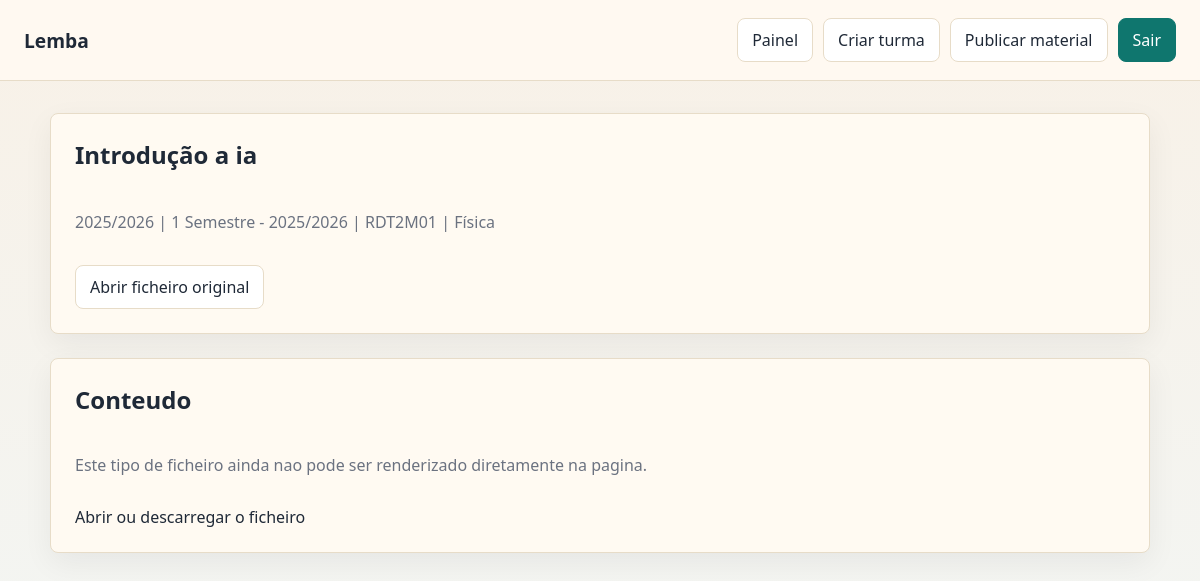
The page /lemba_app/material/2/ (signed in) on the database its author committed.
### lemba_app/models.py (models this page shows, shortened)
class Material(models.Model):
    titulo = models.CharField(max_length=100)
    ficheiro = models.FileField(upload_to="materiais/")
    data = models.DateTimeField(auto_now_add=True)
    ano_escolar = models.ForeignKey("Ano", on_delete=models.CASCADE)
    disciplina = models.ForeignKey(
        "Disciplina", on_delete=models.CASCADE, related_name="materiais"
    )
    professor = models.ForeignKey(
        Perfil,
        on_delete=models.CASCADE,
        related_name="materiais",
        limit_choices_to={"tipo": "professor"},
    )

class Ano(models.Model):
    ano_inicio = models.DateField(null=False, blank=False)
    ano_termino = models.DateField(null=False, blank=False)
    def __str__(self):
        return f"{self.ano_inicio.year}/{self.ano_termino.year}"

class Disciplina(models.Model):
    nome = models.CharField(max_length=100)
    turma = models.ForeignKey(
        Turma, on_delete=models.CASCADE, related_name="disciplinas"
    )
    semestre = models.ForeignKey(
        "Semestre", on_delete=models.CASCADE, related_name="disciplinas"
    )
    criado_por = models.ForeignKey(Perfil, on_delete=models.CASCADE)
    created_at = models.DateTimeField(auto_now_add=True)

class Semestre(models.Model):
    numero = models.PositiveSmallIntegerField(
        choices=[
            (1, "1 Semestre"),
            (2, "2 Semestre"),
        ]
    )
    ano = models.ForeignKey(Ano, on_delete=models.CASCADE, related_name="semestres")
    class Meta:
        unique_together = ("numero", "ano")
    def __str__(self):
        return f"{self.numero} Semestre - {self.ano}"

class Turma(models.Model):
    nome = models.CharField(max_length=100)
    codigo = models.CharField(max_length=8, unique=True)
    ano = models.ForeignKey("Ano", on_delete=models.CASCADE, related_name="turmas")
    semestre = models.ForeignKey(
        "Semestre", on_delete=models.CASCADE, related_name="turmas"
    )
    criador = models.ForeignKey(Perfil, on_delete=models.CASCADE)
    created_at = models.DateTimeField(auto_now_add=True)

### lemba_app/views.py (the view, shortened to what this page needs)
# urls.py: path("material/<int:material_id>/", views.visualizar_material, name="visualizar_material"),
@login_required
def visualizar_material(request, material_id):
    material = get_object_or_404(
        Material.objects.select_related(
            "ano_escolar",
            "disciplina",
            "disciplina__semestre",
            "disciplina__turma",
            "professor",
        ),
        pk=material_id,
    )
    perfil = request.user.perfil
    if perfil.tipo == "aluno":
        inscrito = Inscricao.objects.filter(
            aluno=perfil, turma=material.disciplina.turma
        ).exists()
        if not inscrito:
            return HttpResponse("Acesso negado")
    elif perfil.tipo not in ["professor", "diretor"]:
        return HttpResponse("Acesso negado")
    ficheiro_nome = material.ficheiro.name.lower()
    mime_type, _ = mimetypes.guess_type(material.ficheiro.name)
    file_kind = "other"
    if mime_type:
        if mime_type.startswith("image/"):
            file_kind = "image"
        elif mime_type == "application/pdf":
            file_kind = "pdf"
        elif mime_type.startswith("text/"):
            file_kind = "text"
    if ficheiro_nome.endswith((".txt", ".md", ".py", ".json", ".csv")):
        file_kind = "text"
    text_content = None
    context = {
        "material": material,
        "file_kind": file_kind,
        "text_content": text_content,
    }
    return render(request, "lemba_app/visualizar_material.html", context)

### lemba_app/templates/lemba_app/visualizar_material.html (shortened to what this page needs)
{% extends "lemba_app/base.html" %}
{% block content %}
<section class="hero">
    <h1>{{ material.titulo }}</h1>
    <p class="muted">
        {{ material.ano_escolar }} | {{ material.disciplina.semestre }} |
        {{ material.disciplina.turma.nome }} | {{ material.disciplina.nome }}
    </p>
    <div class="inline-actions">
        <a href="{{ material.ficheiro.url }}" target="_blank">Abrir ficheiro original</a>
    </div>
</section>
<section class="card stack">
    <h2>Conteudo</h2>
    {% if file_kind == "pdf" %}
        <iframe
            src="{{ material.ficheiro.url }}"
            style="width: 100%; height: 80vh; border: 1px solid var(--border); border-radius: 8px;"
            title="{{ material.titulo }}"
        ></iframe>
    {% elif file_kind == "image" %}
        <img
            src="{{ material.ficheiro.url }}"
            alt="{{ material.titulo }}"
            style="max-width: 100%; border-radius: 8px; border: 1px solid var(--border);"
        >
    {% elif file_kind == "text" %}
        <pre style="white-space: pre-wrap; background: var(--surface-strong); border: 1px solid var(--border); padding: 16px; border-radius: 8px;">{{ text_content }}</pre>
    {% else %}
        <p class="muted">Este tipo de ficheiro ainda nao pode ser renderizado diretamente na pagina.</p>
        <a href="{{ material.ficheiro.url }}" target="_blank">Abrir ou descarregar o ficheiro</a>
    {% endif %}
</section>
{% endblock %}

### lemba_app/templates/lemba_app/base.html (style rules this page uses)
:root { --bg: #f4efe6; --surface: #fffaf2; --surface-strong: #ffffff; --text: #1f2937; --muted: #6b7280; --accent: #0f766e; --accent-dark: #115e59; --border: #e7dcc8; --danger: #b91c1c; }
* { box-sizing: border-box; }
body { margin: 0; font-family: "Segoe UI", Tahoma, Geneva, Verdana, sans-serif; background: linear-gradient(180deg, #f8f1e7 0%, #f2f6f5 100%); color: var(--text); }
a { color: inherit; text-decoration: none; }
.hero, .card { background: var(--surface); border: 1px solid var(--border); border-radius: 8px; padding: 24px; box-shadow: 0 10px 30px rgba(15, 23, 42, 0.06); }
.hero { display: grid; gap: 16px; margin-bottom: 24px; }
.hero h1, .card h1, .card h2, .card h3 { margin: 0 0 8px; }
.muted { color: var(--muted); }
.stack { display: grid; gap: 14px; }
.inline-actions { display: flex; flex-wrap: wrap; gap: 10px; }
.inline-actions a { padding: 10px 14px; border-radius: 8px; border: 1px solid var(--border); background: var(--surface-strong); }

### rows shown on the page
Material: titulo "Introdução a ia", ano_escolar "2025/2026", disciplina.semestre "1 Semestre - 2025/2026", disciplina.turma.nome "RDT2M01", disciplina.nome "Física"
